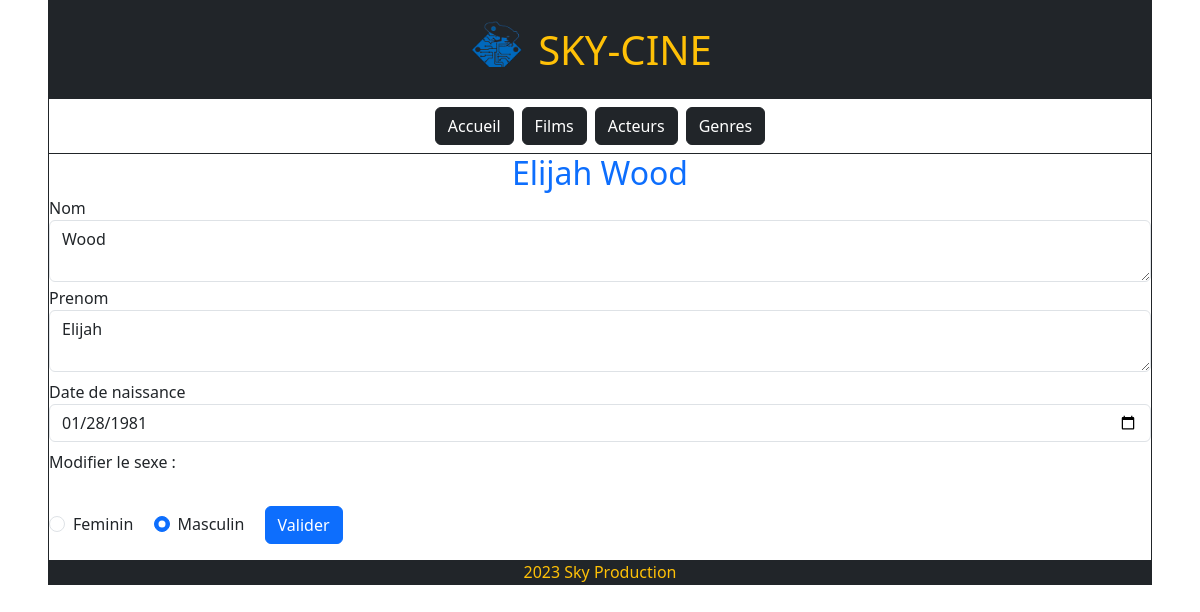
The page /index.php?action=currPersonEditing&id=18 on the database its author committed.
### tables this page shows
CREATE TABLE IF NOT EXISTS `personne` (
  `id_personne` int NOT NULL AUTO_INCREMENT,
  `prenom` varchar(50) NOT NULL,
  `nom` varchar(50) NOT NULL,
  `sexe` varchar(50) DEFAULT NULL,
  `date_naissance` date DEFAULT NULL,
  `image` varchar(255) DEFAULT NULL,
  PRIMARY KEY (`id_personne`)
);

### controllers/PersonController.php (called while the page is built, shortened)
<?php
    require_once "bdd/DAO.php";
    class PersonController{
        public function currPersonEditing($id){
            $dao = new DAO();
            $sql = "SELECT p.prenom, p.nom, p.sexe, p.date_naissance, p.image, p.id_personne
                    FROM personne p
                    WHERE p.id_personne = $id;";
            $detailsPerson = $dao->executerRequete($sql);
            require "views/person/currPersonEditing.php";
        }
    }
?>

### bdd/DAO.php (called while the page is built, shortened)
<?php
class DAO{
    private $bdd;
    public function __construct(){
        $this->bdd = new PDO('mysql:host=localhost;dbname=cinema;charset=utf8', 'root', '');
    }
    public function executerRequete($sql, $params = NULL){
        if ($params == NULL){
            $resultat = $this->bdd->query($sql);
        }else{
            $resultat = $this->bdd->prepare($sql);
            $resultat->execute($params);
        }
        return $resultat;
    }
}

### views/person/currPersonEditing.php (the view, shortened to what this page needs)
<?php
    $isCheckF = "";
    $isCheckM = "";
    while ($person = $detailsPerson->fetch()){
        $prenom = $person['prenom'];
        $nom = $person['nom'];
        $birthDate = $person['date_naissance'];
        $gender = $person['sexe'];
    }
    switch($gender){
        case 'M' : $isCheckM = "checked"; break;
    }
?>
<h2 class="text-center text-primary"><?=$prenom." ".$nom?></h2>
<form action = 'index.php' method='post'>
        <div class="form-group my-1">
            <label for="title">Nom</label>
            <textarea class="form-control" aria-label="With textarea" name="nom"><?= $nom ?></textarea>
        </div>
        <div class="form-group my-1">
            <label for="title">Prenom</label>
            <textarea class="form-control" aria-label="With textarea" name="prenom"><?= $prenom ?></textarea>
        </div>
        <div class="form-group my-2">
            <label for="releaseDate">Date de naissance</label>
            <input type="date" class="form-control" name="birthDate" value=<?= $birthDate ?>>
        </div>
        <p>Modifier le sexe : </p>
        <div class="form-check form-check-inline">
            <input class="form-check-input" type="radio" name="gender" value="F" <?= $isCheckF ?>>
            <label class="form-check-label" for="inlineRadio1">Feminin</label>
        </div>
        <div class="form-check form-check-inline">
            <input class="form-check-input" type="radio" name="gender" value="M" <?= $isCheckM ?>>
            <label class="form-check-label" for="inlineRadio2">Masculin</label>
        </div>
        <button type="submit" class="btn btn-primary my-3" name="editPerson">Valider</button>
    </form>
<?php
    require "views/template.php";
?>

### public/css/style.css (style rules this page uses)
h2 { margin : auto; }
input { line-break: loose; }

### rows shown on the page
personne: prenom "Elijah", nom "Wood", birthDate "01/28/1981"
